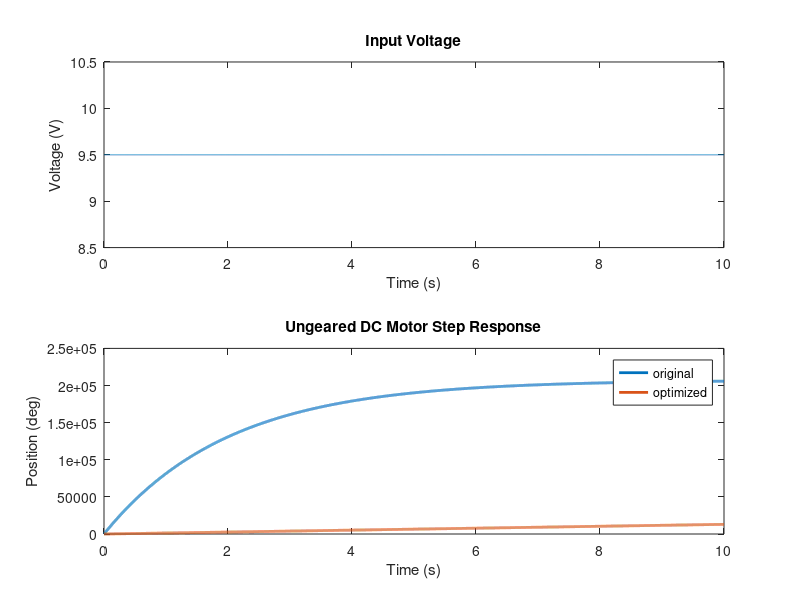

This chart was generated by the following MATLAB code:
% Clear workspace and close all figures
clear all; close all; clc;

% Define motor parameters
Rp = 10.5263 ; % Armature resistance (ohms)
Lp = 0.000001 ; % Armature inductance (H)
Kmp = 0.0020 ; % Motor torque constant (Nm/A)
Kbp = 0.0021; % Back EMF constant (V/(rad/s))
Jp = 0.000001; % Rotor inertia (kg*m^2)
Bp = 0.0000001; % Damping coefficient (Nm/(rad/s))

R = 10.411519 ; % Armature resistance (ohms)
L = 0.000100 ; % Armature inductance (H)
Km = 0.041728 ; % Motor torque constant (Nm/A)
Kb = 0.000465; % Back EMF constant (V/(rad/s))
J = 0.001669; % Rotor inertia (kg*m^2)
B = 0.000000; % Damping coefficient (Nm/(rad/s))

fprintf('Original Parameters:\n')
fprintf('Km = %f Nm\n', Kmp)
fprintf('R = %f ohms\n', Rp)
fprintf('Kb = %f emf\n', Kbp)
fprintf('J = %f kg*m^2\n', Jp)
fprintf('B = %f N*m*s/rad\n', Bp)
fprintf('L = %f H\n', Lp)

fprintf('Optimized Parameters:\n')
fprintf('Km = %f Nm\n', Km)
fprintf('R = %f ohms\n', R)
fprintf('Kb = %f emf\n', Kb)
fprintf('J = %f kg*m^2\n', J)
fprintf('B = %f N*m*s/rad\n', B)
fprintf('L = %f H\n', L)



% Calculate transfer function of motor
s = tf('s');
P_motor = Km/((J*s + B)*(L*s + R) + Km*Kb);
PP_motor = Kmp/((Jp*s + Bp)*(Lp*s + Rp) + Kmp*Kbp);

% Define input voltage
% t = 0:0.01:10;
t=linspace(0, 10, 13377) ;
u = 9.5*ones(size(t));

% Simulate step response of motor
[y, t] = lsim(P_motor, u, t);
position = y*(180/pi); % Convert from radians to degrees

[yp, tp] = lsim(PP_motor, u, t);
positionp = yp*(180/pi); % Convert from radians to degrees

% Plot input voltage and position of motor
subplot(2,1,1)
plot(t,u)
xlabel('Time (s)')
ylabel('Voltage (V)')
title('Input Voltage')

subplot(2,1,2)
plot(tp,positionp, 'LineWidth', 2)
hold on
plot(t,position,  'LineWidth', 2)
xlabel('Time (s)')
ylabel('Position (deg)')
legend('original','optimized')
title('Ungeared DC Motor Step Response') 